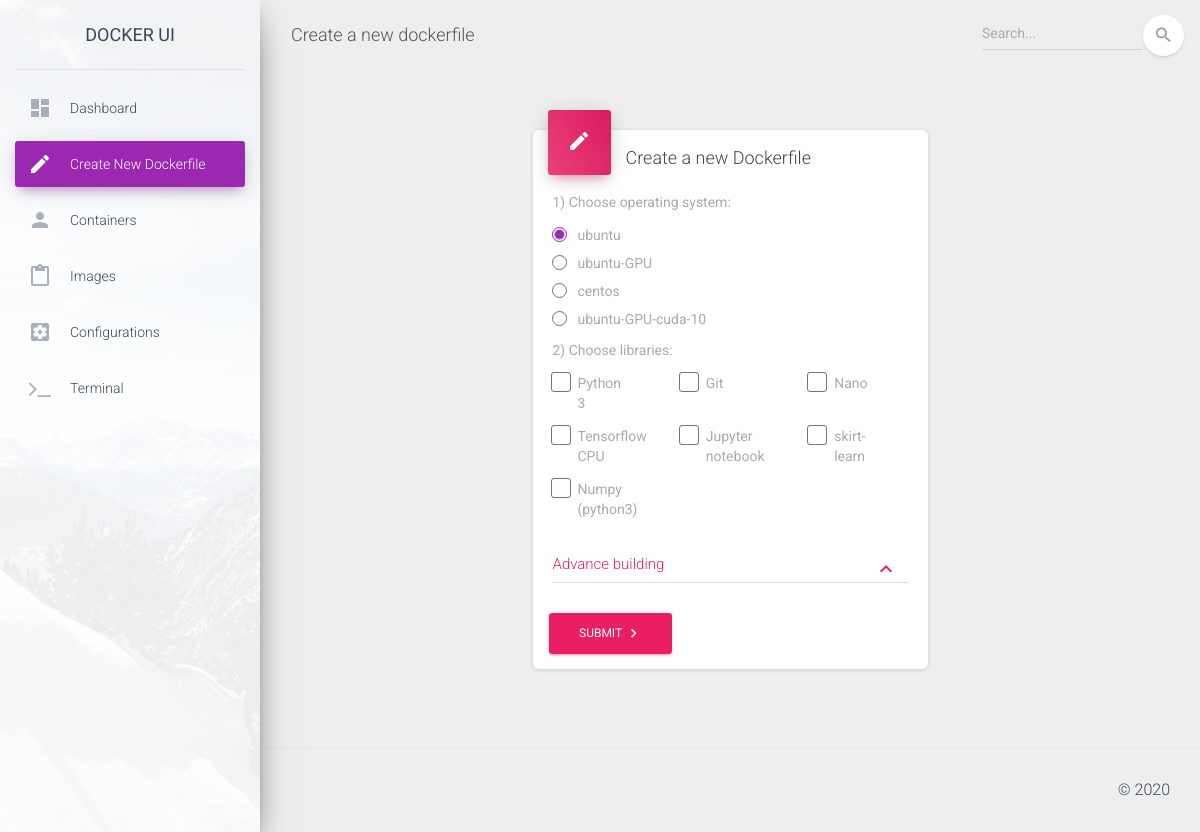
Before: /src/html/src/dockerfile.php with the older database file.
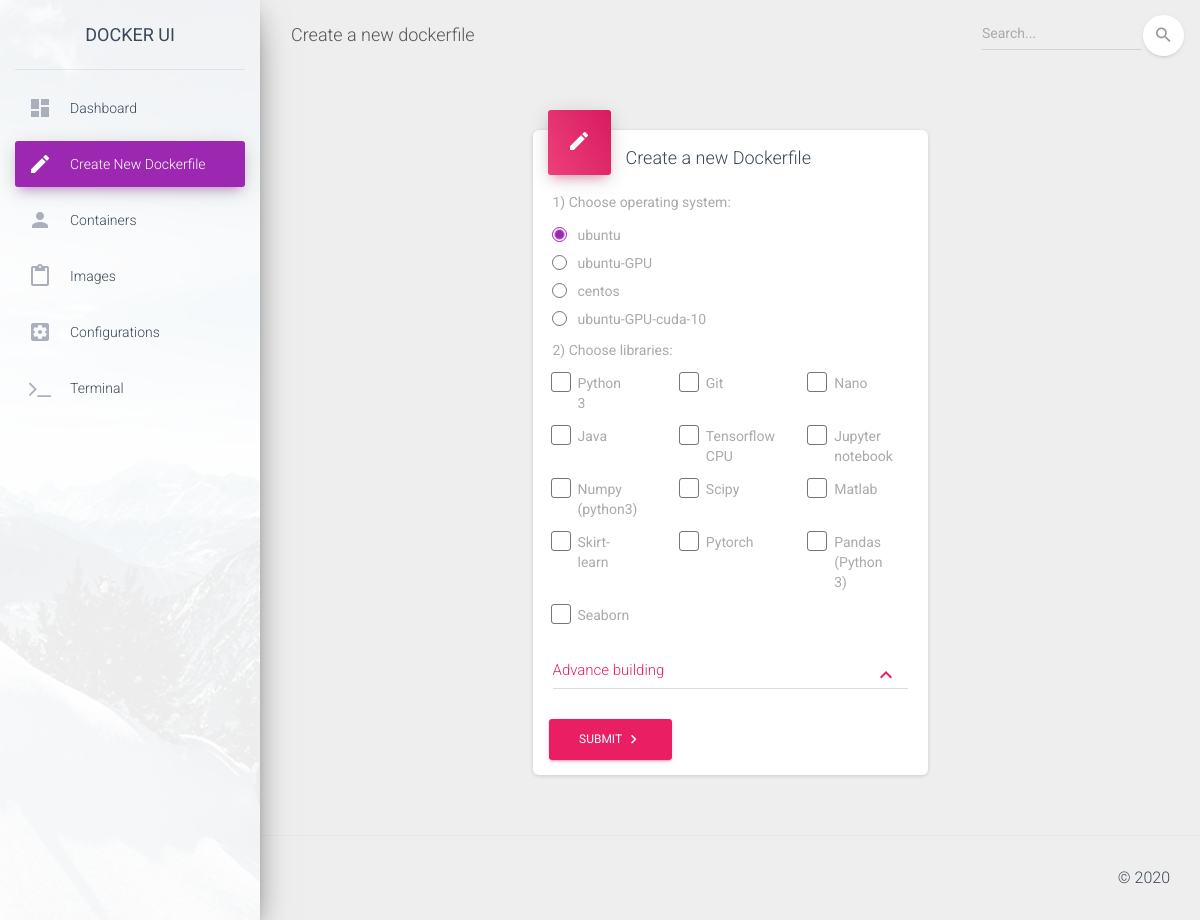
After: the same page with the newer database file.
### tables this page shows
CREATE TABLE library (
    id INTEGER PRIMARY KEY AUTOINCREMENT,
    name TEXT NOT NULL UNIQUE,
    isGPU BOOLEAN NOT NULL
);

### src/model/OsAndLibraries.php (called while the page is built, shortened)
<?php
	class OSAndLibraries {
		private $os;
		private $libraries;
		public function __construct($os, $libraries) {
			$this->os = $os;
			$this->libraries = $libraries;
		}
		function getOS() {
			return $this->os;
		}
		function getLibraries() {
			return $this->libraries;
		}
	}
?>

### src/entity/LibraryEntity.php (called while the page is built, shortened)
<?php
    class LibraryEntity {
        private $name;
        function setName($name) {
            $this -> name = $name;
        }
        function getName() {
            return $this->name;
        }
    }
?>

### src/dao/LibraryDao.php (called while the page is built, shortened)
<?php
    include_once(__DIR__.'/../entity/LibraryEntity.php');
    class LibraryDao{
        function getAll() :array {
            $db = new Database();
            $sqlQuery = "SELECT * FROM library";
            $ret = $db->query($sqlQuery);
            $result = [];
            while($row = $ret->fetchArray(SQLITE3_ASSOC) ) {
               array_push($result, new LibraryEntity($row['id'], $row['name'], $row['isGPU']));
            }
            return $result;
        }
    }
?>

### src/service/LibraryService.php (called while the page is built, shortened)
<?php
    include_once(__DIR__.'/../dao/LibraryDao.php');
    include_once(__DIR__.'/../model/OsAndLibraries.php');
    class LibraryService {
        private $libraryDao;
        private $dependenceDao;
        function __construct(){
            $this->libraryDao = new LibraryDao();
            $this->dependenceDao = new DependenceDao();
        }
        public function getLibrariesMapById() :array {
            $librariesInDB = $this->libraryDao->getAll();
            $libraryMapByIds = [];
            foreach ($librariesInDB as $library) {
                $libraryMapByIds[$library->getId()] = $library;
            }
            return $libraryMapByIds;
        }
        public function getLibrariesSeparatedByOS() : array {
            $libraryMapByIds = $this->getLibrariesMapById();
            $dependences = $this->dependenceDao->getAll();
            $osIds = self::getAllOSIds(array_keys($libraryMapByIds), $dependences);
            $result = [];
            foreach ($osIds as $osId) {
                array_push($result, self::getOsAndLibraries($osId, $libraryMapByIds, $dependences));
            }
            return $result;
        }
        private static function getLibrariesFromId(array $libraryMapByIds, array $libraryIds) {
            $libraries = [];
            foreach ($libraryIds as $libraryId) {
                array_push($libraries, $libraryMapByIds[$libraryId]);
            }
            return $libraries;
        }
        private static function getOsAndLibraries(int $osId, array $libraryMapByIds, array $dependences) {
            $libraryIdsOfOS = self::getAllLibrariesOfOS($osId, $dependences, $libraryMapByIds);
            $librariesOfOS = self::getLibrariesFromId($libraryMapByIds, $libraryIdsOfOS);
            return new OSAndLibraries($libraryMapByIds[$osId], $librariesOfOS);
        }
        private static function getAllOSIds(array $libraryIds, array $dependences) :array {
            $arr = [];
            foreach ($dependences as $dependence) {
                array_push($arr, $dependence->getLibraryId());
            }
            $result = [];
            foreach ($libraryIds as $libraryId) {
                if (!in_array($libraryId, $arr)) {
                    array_push($result, $libraryId);
                }
            }
            return $result;
        }
        private static function getAllLibrariesOfOS($osId, $dependences, $libraryMapByIds) {
            $queue = [$osId];
            $top=0;
            $sizeOfQueue=count($queue);
            $result = Array();
            $isGPU = $libraryMapByIds[$osId]->getIsGPU();
            while ($top < $sizeOfQueue) {
                $libId=$queue[$top];
                $top++;
                if (in_array($libId, $result) || (!$isGPU && $libraryMapByIds[$libId]->getIsGPU())) {
                    continue;
                }
                array_push($result, $libId);
                foreach ($dependences as $de) {
                    if ($de->getParentLibraryId() != $libId || in_array($de->getLibraryId(), $queue)) {
                        continue;
                    }
                    array_push($queue, $de->getLibraryId());
                    $sizeOfQueue++;
                }
            }
            unset($result[$key]);
            return $result;
        }
    }
?>

### src/html/src/dockerfile/DockerChoosingDisplay.php (the view, shortened to what this page needs)
<?php
    require_once(__DIR__."/../../../service/LibraryService.php");
    require_once(__DIR__."/../../../model/OsAndLibraries.php");
    $libraryService = new LibraryService();
    $GLOBALS['osAndLibraries'] = $libraryService->getLibrariesSeparatedByOS();
?>
<div class="card-body">
<div id="choosing-os"><label>1) Choose operating system:</label><br>
    <form action="" method="get" id="choosing-os-1">
        <?php
            foreach ($GLOBALS['osAndLibraries'] as $osLibrary) {
                $checked = $osLibrary->getOS()->getId() == $_GET['os-id'] ? "checked=\"checked\"" : "";
                echo "<div class=\"form-check form-check-radio\">\n";
                echo "<label class=\"form-check-label\">";
                echo "<input class=\"form-check-input\" type=\"radio\" name=\"os-id\" value=\"". $osLibrary->getOS()->getId()."\" onclick=\"this.form.submit()\"". $checked ." >".$osLibrary->getOS()->getName();
                echo "<span class=\"circle\"><span class=\"check\"></span></span>";
                echo "</label>";
                echo "</div>";
            }
        ?>
    </form>
</div>
<div id="choosing-libraries">
    <label>2) Choose libraries: </label><br>
    <form action="dockerfile_creation.php" method="post" id="form-1" enctype="multipart/form-data">
        <div class="row">
            <?php
                if (isset($_GET['os-id'])) {
                    foreach ($GLOBALS['osAndLibraries'] as $osLibrary) {
                        if ($osLibrary->getOs()->getId() == $_GET['os-id']) {
                            break;
                        }
                    }
                    $numberOfLibraries = count($osLibrary->getLibraries());
                    for ($i=0; $i<$numberOfLibraries; $i++) {
                        echo "<div class='col-md-4'>";
                        $library = $osLibrary->getLibraries()[$i];
                        echo "<div class=\"form-check form-check-inline\">
                                  <label class=\"form-check-label\">";
                        echo "<input type=\"checkbox\" class=\"form-check-input\" name=\"library-ids[]\" value='".$library->getId()."'>".$library->getName();
                        echo "<span class=\"form-check-sign\">
                                        <span class=\"check\"></span>
                                    </span>
                                </label>
                            </div>";
                        echo "</div>";
                        if ($i != $numberOfLibraries && ($i+1) % 3 === 0) {
                            echo "</div><div class='row'>";
                        }
                    }
                }
            ?>
        </div>
        <div id="accordion" role="tablist">
            <div class="card card-collapse">
                <div class="card-header" role="tab" id="headingOne">
                    <h5 class="mb-0">
                        <a data-toggle="collapse" href="#collapseOne" aria-expanded="true" aria-controls="collapseOne">
                            Advance building
                            <i class="material-icons">keyboard_arrow_down</i>
                        </a>
                    </h5>
                </div>
            </div>
        </div>
    </form>
</div>
</div>
<div class="card-footer">
    <button name="submit" type="submit" value="submit" form="form-1" class="btn btn-rose">
        Submit
        <span class="btn-label btn-label-right">
            <i class="material-icons">keyboard_arrow_right</i>
          </span>
    </button>
</div>

### src/html/src/dockerfile.php (shortened to what this page needs)
<!DOCTYPE html>
<html lang="en">
<head>
  <link rel="stylesheet" href="https://maxcdn.bootstrapcdn.com/font-awesome/latest/css/font-awesome.min.css">
  <link href="../assets/css/material-dashboard.css?v=2.1.1" rel="stylesheet" />
</head>
<body class="">
  <div class="wrapper ">
  <?php $GLOBALS['toogle'] = 'dockerfile';
      include_once('sidebar.php'); ?>
    <div class="main-panel">
      <nav class="navbar navbar-expand-lg navbar-transparent navbar-absolute fixed-top ">
        <div class="container-fluid">
          <div class="navbar-wrapper">
            <a class="navbar-brand" href="#pablo">Create a new dockerfile</a>
          </div>
          <div class="collapse navbar-collapse justify-content-end">
            <form class="navbar-form">
              <div class="input-group no-border">
                <input type="text" value="" class="form-control" placeholder="Search...">
                <button type="submit" class="btn btn-white btn-round btn-just-icon">
                  <i class="material-icons">search</i>
                  <div class="ripple-container"></div>
                </button>
              </div>
            </form>
          </div>
        </div>
      </nav>
      <div class="content">
        <div class="container-fluid">
        <div class="row">
            <div class="col-md-3"></div>
            <div class="col-md-6">
              <div class="col-md-12">
              <div class="card">
                  <div class="card-header card-header-rose card-header-icon">
                      <div class="card-icon">
                          <i class="material-icons">create</i>
                      </div>
                      <h4 class="card-title">Create a new Dockerfile</h4>
                  </div>
                  <?php
                    include('dockerfile/DockerChoosingDisplay.php');
                  ?>
              </div>
            </div>
            </div>
          </div>
        </div>
      </div>
        <?php include_once ("Footer.php"); ?>
    </div>
  </div>
</body>
</html>

### src/html/src/sidebar.php (shortened to what this page needs)
<div class="sidebar" data-color="purple" data-background-color="white" data-image="../assets/img/sidebar-1.jpg">
    <div class="logo">
      <a href="#" class="simple-text logo-normal">
        Docker UI
      </a>
    </div>
    <div class="sidebar-wrapper">
      <ul class="nav">
        <li class="nav-item <?php if ($GLOBALS['toogle'] == 'dashboard') echo "active"; ?>">
          <a class="nav-link" href="./dashboard.php">
            <i class="material-icons">dashboard</i>
            <p>Dashboard</p>
          </a>
        </li>
        <li class="nav-item <?php if ($GLOBALS['toogle'] == 'dockerfile') echo "active"; ?>">
            <a class="nav-link" href="./dockerfile.php">
              <i class="material-icons">create</i>
              <p>Create new dockerfile</p>
            </a>
          </li>
        <li class="nav-item <?php if ($GLOBALS['toogle'] == 'containers') echo "active"; ?>">
          <a class="nav-link" href="./containers.php">
            <i class="material-icons">person</i>
            <p>Containers</p>
          </a>
        </li>
        <li class="nav-item <?php if ($GLOBALS['toogle'] == 'images') echo "active"; ?>">
          <a class="nav-link" href="./images.php">
            <i class="material-icons">content_paste</i>
            <p>Images</p>
          </a>
        </li>
      <li class="nav-item <?php if ($GLOBALS['toogle'] == 'configuration') echo "active"; ?>">
          <a class="nav-link" href="./Configuration.php">
              <i class="material-icons">settings_applications</i>
              <p>Configurations</p>
          </a>
      </li>
        <li class="nav-item <?php if ($GLOBALS['toogle'] == 'terminal') echo "active"; ?>">
          <a class="nav-link" href="./Terminal.php">
            <i class="fa fa-terminal material-icons"></i>
              <p>Terminal</p>
          </a>
        </li>
      </ul>
    </div>
</div>

### src/html/src/Footer.php (shortened to what this page needs)
<footer class="footer">
    <div class="container-fluid">
          <div class="copyright float-right">
                &copy;
          </div>
    </div>
</footer>

Changed rows visible on the page:
added library: name "Java"
shown differently, row unchanged: library "Numpy (python3)": moves up the list
changed library: name "skirt-learn" → "Scipy"
added library: name "Matlab"
added library: name "Skirt-learn"
added library: name "Pytorch"
added library: name "Pandas (Python 3)"
added library: name "Seaborn"
